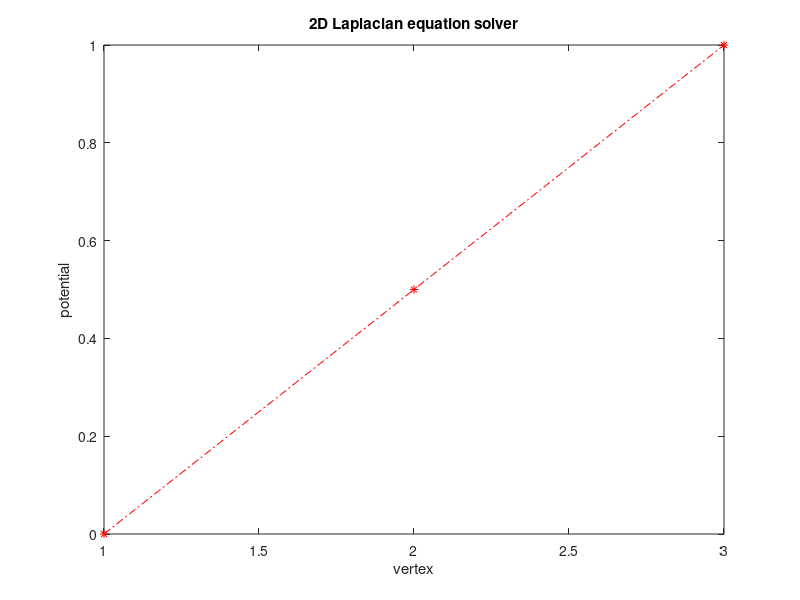

The MATLAB script that drew this image:
% written by Seong-Min, Han

P = zeros(3,2);
P(1,:) = [0 0];
P(2,:) = [1 0];
P(3,:) = [1 1]; % case1) 
% P(3,:) = [0.5 0.5*sqrt(3)]; % case2) An equilateral triangle
% P(3,:) = [3 4]; % case3)
% P(3,:) = [2/3 3/2]; case4) % acute triangle

v21 = P(2,:)-P(1,:);
v31 = P(3,:)-P(1,:);
norm21 = norm(P(2,:)-P(1,:));
norm31 = norm(P(3,:)-P(1,:));
area = sqrt(norm21*norm21 * norm31*norm31- dot(v21,v31)*dot(v21,v31))/2;

L = zeros(3,1);
L(1,1) = norm(P(2,:)-P(1,:));
L(2,1) = norm(P(3,:)-P(2,:));
L(3,1) = norm(P(3,:)-P(1,:));

R = (L(1,1)*L(2,1)*L(3,1)) / (4*area);

edge = zeros(3,1);
for i=1:3
    edge(i,1) = sqrt(R*R - (L(i)/2)*(L(i)/2));
end

jac = zeros(3,3);
res = zeros(3,1);
res(3,1) = 1;
for i=1:3
    if i==1 || i==3
        jac(i,i) = 1;
    else
        jac(i,i-1) = edge(i-1)/L(i-1)/2;
        jac(i,i) = -edge(i-1)/L(i-1)/2 - edge(i)/L(i)/2;
        jac(i,i+1) = edge(i)/L(i)/2;
    end
end
phi = jac\ res;

disp(phi(2))
x=1:1:3;
plot(x, phi, '-.r*')
title('2D Laplacian equation solver')
xlabel('vertex')
ylabel('potential')
